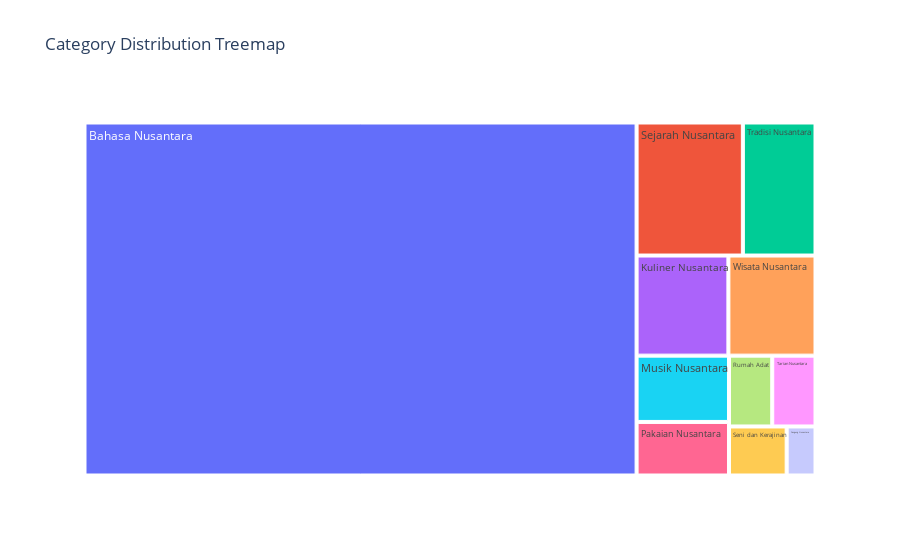

Source (notebook cell):
### Markdown cell above
## Treemap

### Code cell
# Treemap of category distribution using Plotly
category_counts_df = category_counts.reset_index().rename(columns={'index': 'category', 'count': 'Count'})
fig = px.treemap(category_counts_df, path=['category'], values='Count', title='Category Distribution Treemap')
fig.show()

### Figure 1 — Plotly figure (JSON) as saved in the notebook; plotly's stock layout.template omitted (floating-point values rounded to 4 significant figures)
{"data": [{"branchvalues": "total", "domain": {"x": [0, 1], "y": [0, 1]}, "hovertemplate": "labels=%{label}<br>Count=%{value}<br>parent=%{parent}<br>id=%{id}<extra></extra>", "ids": ["Bahasa Nusantara", "Dongeng Nusantara", "Kuliner Nusantara", "Musik Nusantara", "Pakaian Nusantara", "Rumah Adat", "Sejarah Nusantara", "Seni dan Kerajinan", "Tarian Nusantara", "Tradisi Nusantara", "Wisata Nusantara"], "labels": ["Bahasa Nusantara", "Dongeng Nusantara", "Kuliner Nusantara", "Musik Nusantara", "Pakaian Nusantara", "Rumah Adat", "Sejarah Nusantara", "Seni dan Kerajinan", "Tarian Nusantara", "Tradisi Nusantara", "Wisata Nusantara"], "name": "", "parents": ["", "", "", "", "", "", "", "", "", "", ""], "type": "treemap", "values": [827, 6, 39, 26, 21, 13, 60, 12, 13, 41, 37]}], "layout": {"legend": {"tracegroupgap": 0}, "title": {"text": "Category Distribution Treemap"}}}
